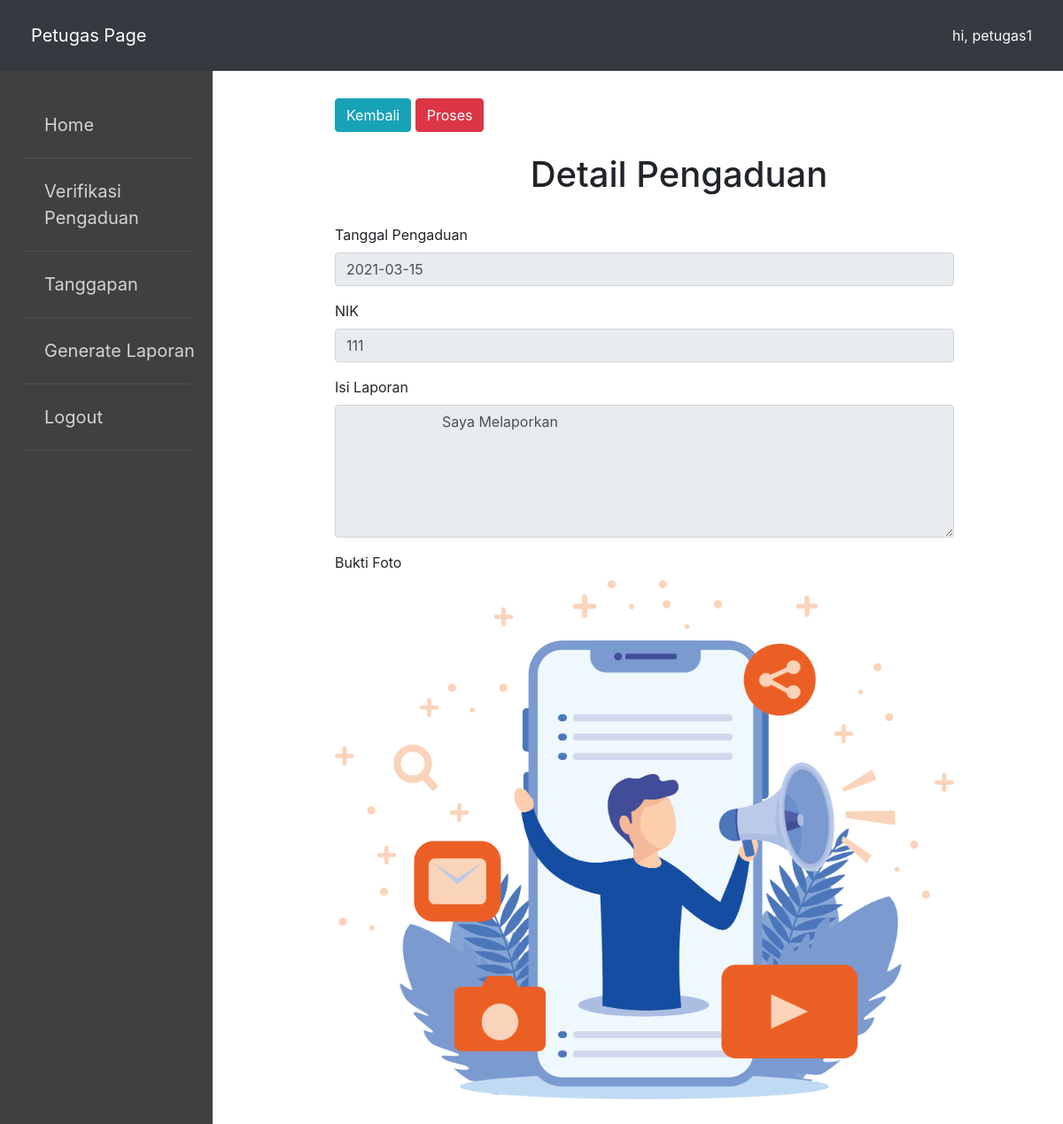
The app's page /view/petugas/verifikasi/detail_verifikasi.php?id=1 (signed in) with its own data.
### tables this page shows
CREATE TABLE `pengaduan` (
  `id_pengaduan` int(11) NOT NULL,
  `tgl_pengaduan` date NOT NULL,
  `nik` char(16) NOT NULL,
  `isi_laporan` text NOT NULL,
  `foto` varchar(255) NOT NULL,
  `status` enum('0','proses','selesai','') NOT NULL
);

### config/koneksi.php (called while the page is built, shortened)
<?php
class database{
	var $host = "localhost";
	var $uname = "root";
	var $pass = "";
	var $db= "db_pengaduan_masyarakat";
	var $koneksi = "";
	function __construct(){
		$this->koneksi = mysqli_connect($this->host, $this->uname, $this->pass, $this->db);
	}
	function detail_laporan()
	{
		$sql = mysqli_query($this->koneksi, "SELECT * FROM pengaduan where id_pengaduan='$_GET[id]'");
		return $sql->fetch_array();
	}
}

### view/petugas/verifikasi/detail_verifikasi.php (the view, shortened to what this page needs)
<?php
include '../../../config/koneksi.php';
include "../header/header.php";
$db= new database();
$lihat = $db->detail_laporan();
 ?>
<link rel="stylesheet" type="text/css" href="../../../assets/bootstrap/css/bootstrap.min.css">
<div class="container">
	<div class="main">
		<a href="verifikasi_pengaduan.php" class="btn btn-info">Kembali</a>
		<a href="proses_verif.php?id=<?php echo $lihat['id_pengaduan'] ?>" class="btn btn-danger" onclick="return confirm('Anda yakin ingin memprosesnya?')">Proses</a>
		<br><br>
		<center>
			<h1>Detail Pengaduan</h1><br>
		</center>
		<div class="form-group" style="width: 90%;">
			<label for="nama">Tanggal Pengaduan</label>
			<input style="" type="text" name="tgl_pengaduan" value="<?php echo $lihat['tgl_pengaduan']; ?>" class="form-control" readonly="">
		</div>
		<div class="form-group" style="width: 90%;">
			<label for="nama">NIK</label>
			<input type="text" name="nik" class="form-control" value="<?php echo $lihat['nik']; ?>" readonly="">
		</div>
		<div class="form-group" style="width: 90%;">
			<label for="nama">Isi Laporan</label>
			<textarea type="text" name="isi_laporan" class="form-control" style="height: 150px;" readonly="">
			<?php echo $lihat['isi_laporan']; ?>
			</textarea>
		</div>
		<div class="form-group">
			<label for="nama">Bukti Foto</label><br>
			<img src="../../../assets/foto/<?php echo $lihat['foto']; ?>" width="90%;">
		</div>
	 	<br><br>
	</div>
</div>

### assets/style.css (style rules this page uses)
.main { padding-top: 10%; margin-left: 30%; }

### records on screen
pengaduan: tgl_pengaduan "2021-03-15", nik "111", isi_laporan "Saya Melaporkan", foto (picture)

### other values on screen
$_SESSION['nama'] "petugas1"
